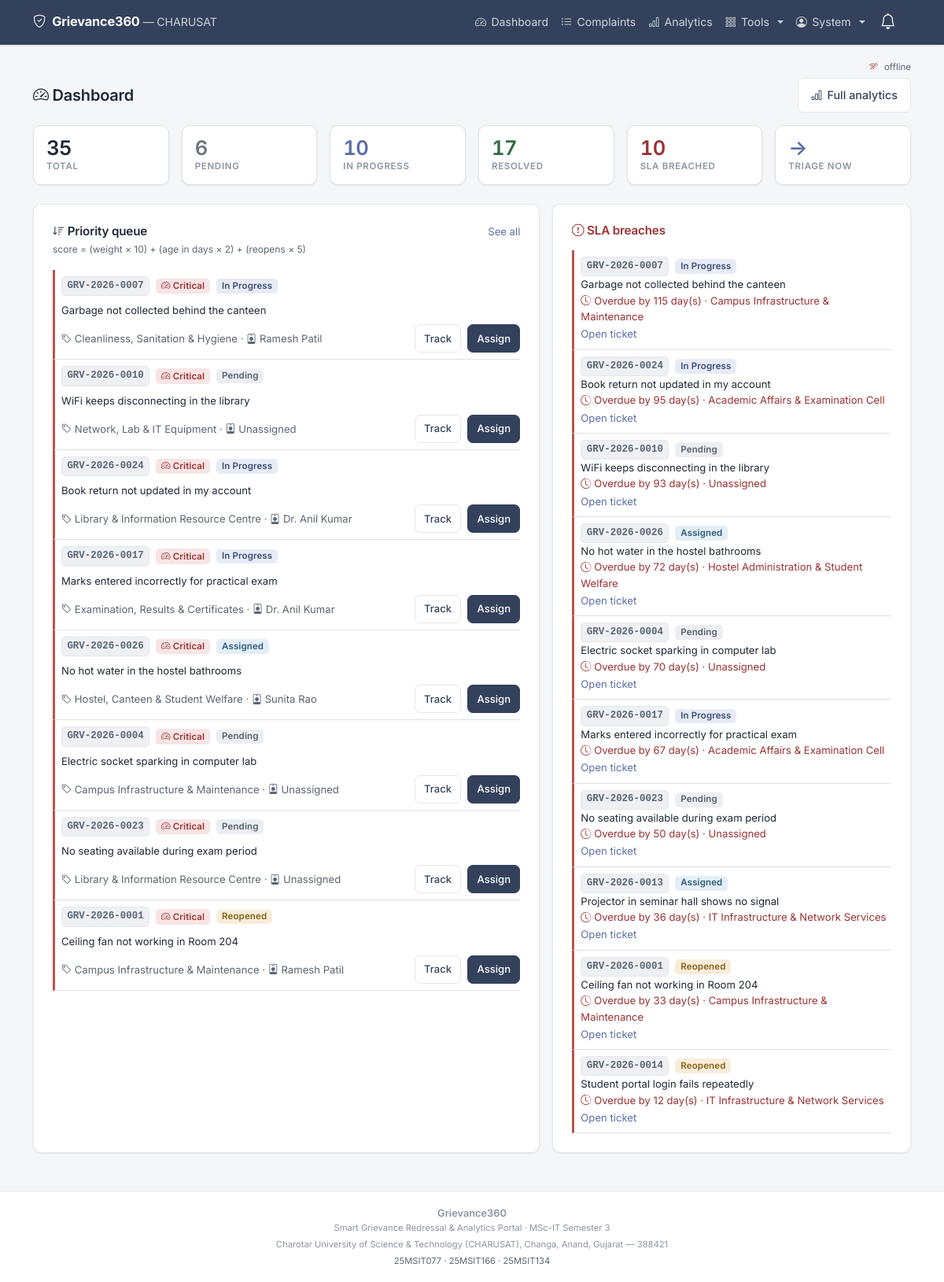
The page /admin (signed in) on the database its author committed.
### tables this page shows
CREATE TABLE users (
    id             INTEGER PRIMARY KEY AUTOINCREMENT,
    name           TEXT NOT NULL,
    email          TEXT NOT NULL UNIQUE,
    password_hash  TEXT NOT NULL,
    role           TEXT NOT NULL DEFAULT 'student'
                   CHECK (role IN ('student','staff','admin')),
    department_id  INTEGER,
    enrollment_no  TEXT,
    phone          TEXT,
    is_active      INTEGER NOT NULL DEFAULT 1,
    reset_token    TEXT,
    reset_expires  TEXT,
    created_at     TEXT NOT NULL, photo TEXT, program TEXT, student_department TEXT, semester TEXT,
    FOREIGN KEY (department_id) REFERENCES departments(id)
);

CREATE TABLE complaints (
    id             INTEGER PRIMARY KEY AUTOINCREMENT,
    ticket_code    TEXT NOT NULL UNIQUE,
    user_id        INTEGER NOT NULL,
    category_id    INTEGER NOT NULL,
    department_id  INTEGER,
    assigned_to    INTEGER,
    subject        TEXT NOT NULL,
    description    TEXT NOT NULL,
    attachment     TEXT,
    is_anonymous   INTEGER NOT NULL DEFAULT 0,
    status         TEXT NOT NULL DEFAULT 'Pending',
    priority_score INTEGER NOT NULL DEFAULT 0,
    reopen_count   INTEGER NOT NULL DEFAULT 0,
    created_at     TEXT NOT NULL,
    updated_at     TEXT NOT NULL,
    deadline       TEXT NOT NULL,
    resolved_at    TEXT,
    FOREIGN KEY (user_id)       REFERENCES users(id),
    FOREIGN KEY (category_id)   REFERENCES categories(id),
    FOREIGN KEY (department_id) REFERENCES departments(id),
    FOREIGN KEY (assigned_to)   REFERENCES users(id)
);

CREATE TABLE categories (
    id              INTEGER PRIMARY KEY AUTOINCREMENT,
    name            TEXT NOT NULL UNIQUE,
    department_id   INTEGER,
    sla_days        INTEGER NOT NULL DEFAULT 7,
    priority_weight INTEGER NOT NULL DEFAULT 1,
    created_at      TEXT NOT NULL,
    FOREIGN KEY (department_id) REFERENCES departments(id)
);

CREATE TABLE departments (
    id          INTEGER PRIMARY KEY AUTOINCREMENT,
    name        TEXT NOT NULL UNIQUE,
    email       TEXT,
    created_at  TEXT NOT NULL
);

### app.py (the view)
@app.route("/admin")
@login_required
@role_required("admin")
def admin_dashboard():
    totals = {
        "all": db.query_one("SELECT COUNT(*) AS n FROM complaints")["n"],
        "pending": db.query_one(
            "SELECT COUNT(*) AS n FROM complaints WHERE status = 'Pending'")["n"],
        "in_progress": db.query_one(
            "SELECT COUNT(*) AS n FROM complaints WHERE status IN "
            "('Assigned','In Progress','Reopened')")["n"],
        "resolved": db.query_one(
            "SELECT COUNT(*) AS n FROM complaints WHERE status IN "
            "('Resolved','Closed')")["n"],
    }
    open_rows = db.query_all(
        "SELECT c.*, cat.name AS category_name, cat.priority_weight, "
        "       d.name AS department_name, u.name AS student_name, "
        "       s.name AS assigned_name "
        "FROM complaints c "
        "JOIN categories cat      ON cat.id = c.category_id "
        "LEFT JOIN departments d  ON d.id   = c.department_id "
        "JOIN users u             ON u.id   = c.user_id "
        "LEFT JOIN users s        ON s.id   = c.assigned_to "
        "WHERE c.status NOT IN ('Resolved','Closed','Rejected')"
    )
    for item in open_rows:
        item["live_score"] = helpers.priority_score(
            item["priority_weight"], item["created_at"], item["reopen_count"])
    queue = sorted(open_rows, key=lambda item: item["live_score"], reverse=True)[:8]
    breached = [item for item in open_rows if helpers.is_breached(item)]
    breached.sort(key=lambda item: helpers.to_dt(item["deadline"]) or datetime.now())
    totals["breached"] = len(breached)
    return render_template("admin/dashboard.html", totals=totals,
                           queue=queue, breached=breached[:10],
                           breached_total=len(breached))

### templates/admin/dashboard.html (shortened to what this page needs)
{% extends "base.html" %}
{% from "partials/_macros.html" import stat_tile, empty_state, priority_badge,
   sla_line with context %}
{% block content %}
<div class="d-flex flex-wrap justify-content-between align-items-center gap-2 mb-3">
  <h4 class="mb-0"><i class="bi bi-speedometer2"></i> Dashboard</h4>
  <a href="{{ url_for('admin_analytics') }}" class="btn btn-outline-primary">
    <i class="bi bi-bar-chart"></i> Full analytics
  </a>
</div>
<div class="row g-2 g-md-3 mb-4" data-live-page="admin">
  <div class="col-6 col-md-4 col-lg-2">{{ stat_tile(totals.all, 'Total', live_key='all') }}</div>
  <div class="col-6 col-md-4 col-lg-2">{{ stat_tile(totals.pending, 'Pending', 'text-secondary', live_key='pending') }}</div>
  <div class="col-6 col-md-4 col-lg-2">{{ stat_tile(totals.in_progress, 'In progress', 'text-primary', live_key='in_progress') }}</div>
  <div class="col-6 col-md-4 col-lg-2">{{ stat_tile(totals.resolved, 'Resolved', 'text-success', live_key='resolved') }}</div>
  <div class="col-6 col-md-4 col-lg-2">{{ stat_tile(totals.breached, 'SLA breached', 'text-danger', live_key='breached') }}</div>
  <div class="col-6 col-md-4 col-lg-2">
    <a href="{{ url_for('admin_complaints', status='Pending') }}"
       class="text-decoration-none">
      {{ stat_tile('&rarr;'|safe, 'Triage now', 'text-primary') }}
    </a>
  </div>
</div>
<div class="row g-3">
  <div class="col-12 col-lg-7">
    <div class="ge-card p-3 p-md-4 h-100">
      <div class="d-flex justify-content-between align-items-baseline mb-1">
        <h6 class="mb-0"><i class="bi bi-sort-down"></i> Priority queue</h6>
        <a class="small" href="{{ url_for('admin_complaints') }}">See all</a>
      </div>
      <p class="text-muted mb-3" style="font-size:.75rem">
        score = (weight &times; 10) + (age in days &times; 2) + (reopens &times; 5)
      </p>
      {% if queue %}
        {% for item in queue %}
          <div class="d-flex flex-wrap align-items-center gap-2 py-2
                      border-bottom {{ 'ge-breached ps-2' if is_breached(item) }}">
            <span class="ge-ticket">{{ item.ticket_code }}</span>
            {{ priority_badge(item.live_score) }}
            <span class="badge bg-{{ status_color(item.status) }}">
              {{ item.status }}</span>
            <div class="w-100 small ge-wrap">{{ item.subject }}</div>
            <div class="small text-muted ge-wrap">
              <i class="bi bi-tag"></i> {{ item.category_name }}
              &middot; <i class="bi bi-person-badge"></i>
              {{ item.assigned_name or 'Unassigned' }}
            </div>
            <div class="ms-auto d-flex gap-2">
              <a class="btn btn-sm btn-outline-primary"
                 href="{{ url_for('track_complaint', ticket_code=item.ticket_code) }}">
                Track</a>
              <a class="btn btn-sm btn-primary"
                 href="{{ url_for('assign_complaint', complaint_id=item.id) }}">
                Assign</a>
            </div>
          </div>
        {% endfor %}
      {% else %}
        {{ empty_state('bi-check2-all', 'Queue is clear',
                       'Every complaint has been resolved or closed.') }}
      {% endif %}
    </div>
  </div>
  <div class="col-12 col-lg-5">
    <div class="ge-card p-3 p-md-4 h-100">
      <div class="d-flex justify-content-between align-items-baseline mb-3">
        <h6 class="mb-0 text-danger">
          <i class="bi bi-exclamation-octagon"></i> SLA breaches
        </h6>
      </div>
      {% if breached %}
        {% for item in breached %}
          <div class="ge-breached ps-2 py-2 border-bottom">
            <div class="d-flex flex-wrap align-items-center gap-2">
              <span class="ge-ticket">{{ item.ticket_code }}</span>
              <span class="badge bg-{{ status_color(item.status) }}">
                {{ item.status }}</span>
            </div>
            <div class="small ge-wrap">{{ item.subject }}</div>
            <div class="small text-danger">
              <i class="bi bi-clock-history"></i>
              Overdue by {{ -days_left(item) }} day(s)
              &middot; {{ item.department_name or 'Unassigned' }}
            </div>
            <a class="small"
               href="{{ url_for('track_complaint', ticket_code=item.ticket_code) }}">
              Open ticket</a>
          </div>
        {% endfor %}
      {% else %}
        {{ empty_state('bi-emoji-smile', 'No breaches',
                       'Every open complaint is still inside its SLA window.') }}
      {% endif %}
    </div>
  </div>
</div>
{% endblock %}

### templates/base.html (shortened to what this page needs)
<!DOCTYPE html>
<html lang="en">
<head>
  <link href="https://cdn.jsdelivr.net/npm/bootstrap@5.3.3/dist/css/bootstrap.min.css" rel="stylesheet">
  <link href="https://cdn.jsdelivr.net/npm/bootstrap-icons@1.11.3/font/bootstrap-icons.css" rel="stylesheet">
  <link href="{{ url_for('static', filename='css/style.css') }}" rel="stylesheet">
</head>
<body>
<nav class="navbar navbar-expand-md navbar-dark ge-navbar sticky-top">
  <div class="container">
    <a class="navbar-brand fw-bold d-flex align-items-center gap-2"
       href="{{ url_for('index') }}">
      <i class="bi bi-shield-check"></i>
      <span>
        Grievance360
        <span class="d-none d-md-inline fw-normal small opacity-75">
          &mdash; CHARUSAT
        </span>
      </span>
    </a>
    {% if current_user.is_authenticated %}
    <div class="dropdown order-md-last ms-auto me-2">
      <button class="btn btn-link nav-link position-relative ge-tap"
              type="button" data-bs-toggle="dropdown" aria-expanded="false"
              aria-label="Notifications">
        <i class="bi bi-bell fs-5 text-white"></i>
      </button>
    </div>
    {% endif %}
    <div class="collapse navbar-collapse" id="mainNav">
      <ul class="navbar-nav ms-auto mb-2 mb-md-0 align-items-md-center">
        {% if current_user.is_authenticated %}
          {% if current_user.role == 'student' %}
            <li class="nav-item">
              <a class="nav-link ge-tap" href="{{ url_for('student_dashboard') }}">
                <i class="bi bi-grid"></i> My Complaints</a>
            </li>
            <li class="nav-item">
              <a class="nav-link ge-tap" href="{{ url_for('raise_complaint') }}">
                <i class="bi bi-plus-circle"></i> Raise Complaint</a>
            </li>
            <li class="nav-item">
              <a class="nav-link ge-tap" href="{{ url_for('kb_list') }}">
                <i class="bi bi-book"></i> Help</a>
            </li>
            <li class="nav-item">
              <a class="nav-link ge-tap" href="{{ url_for('announcements') }}">
                <i class="bi bi-megaphone"></i> Notices</a>
            </li>
            <li class="nav-item">
              <a class="nav-link ge-tap" href="{{ url_for('profile') }}">
                <i class="bi bi-person-circle"></i> Profile</a>
            </li>
          {% elif current_user.role == 'admin' %}
            <li class="nav-item">
              <a class="nav-link ge-tap" href="{{ url_for('admin_dashboard') }}">
                <i class="bi bi-speedometer2"></i> Dashboard</a>
            </li>
            <li class="nav-item">
              <a class="nav-link ge-tap" href="{{ url_for('admin_complaints') }}">
                <i class="bi bi-list-ul"></i> Complaints</a>
            </li>
            <li class="nav-item">
              <a class="nav-link ge-tap" href="{{ url_for('admin_analytics') }}">
                <i class="bi bi-bar-chart"></i> Analytics</a>
            </li>
            <li class="nav-item dropdown">
              <a class="nav-link dropdown-toggle ge-tap" href="#" role="button"
                 data-bs-toggle="dropdown">
                <i class="bi bi-grid-3x3-gap"></i> Tools
              </a>
            </li>
          {% endif %}
          <li class="nav-item dropdown">
            <a class="nav-link dropdown-toggle ge-tap" href="#" role="button"
               data-bs-toggle="dropdown">
              <i class="bi bi-person-circle"></i>
              {{ current_user.name.split(' ')[0] }}
            </a>
          </li>
        {% endif %}
      </ul>
    </div>
  </div>
</nav>
<main class="container ge-main">
  {% if current_user.is_authenticated %}
  <div class="d-flex justify-content-end mb-1" style="min-height:18px">
    <span id="liveBar" class="d-inline-flex align-items-center gap-1"
          style="font-size:.72rem;color:var(--ge-muted,#64748b)">
    </span>
  </div>
  {% endif %}
  {% block content %}{% endblock %}
</main>
<footer class="ge-footer no-print">
  <div class="container text-center">
    <div class="fw-semibold">Grievance360</div>
    <div class="small">
      Smart Grievance Redressal &amp; Analytics Portal &middot; MSc-IT Semester 3
    </div>
    <div class="small mt-1">
      Charotar University of Science &amp; Technology (CHARUSAT),
      Changa, Anand, Gujarat &mdash; 388421
    </div>
    <div class="small mt-1 text-muted">
      25MSIT077 &middot; 25MSIT166 &middot; 25MSIT134
    </div>
  </div>
</footer>
</body>
</html>

### templates/partials/_macros.html (shortened to what this page needs)
{% macro priority_badge(score) -%}
  {% set label, colour = priority_label(score) %}
  <span class="badge bg-{{ colour }}" title="Priority score: {{ score }}">
    <i class="bi bi-speedometer2"></i> {{ label }}
  </span>
{%- endmacro %}
{% macro stat_tile(value, label, colour='', live_key='') %}
  <div class="ge-stat border h-100">
    <div class="ge-stat-value {{ colour }}"
         {% if live_key %}data-live-key="{{ live_key }}"{% endif %}>{{ value }}</div>
    <div class="ge-stat-label">{{ label }}</div>
  </div>
{% endmacro %}

### rows shown on the page
users: name "System"
complaints: ticket_code "GRV-2026-0007", label "Critical", status "In Progress", subject "Garbage not collected behind the canteen", category_name "Cleanliness, Sanitation & Hygiene", name "Ramesh Patil", days_left "115", name "Campus Infrastructure & Maintenance"
complaints: ticket_code "GRV-2026-0010", label "Critical", status "Pending", subject "WiFi keeps disconnecting in the library", category_name "Network, Lab & IT Equipment", assigned_name "Unassigned", days_left "93", department_name "Unassigned"
complaints: ticket_code "GRV-2026-0024", label "Critical", status "In Progress", subject "Book return not updated in my account", category_name "Library & Information Resource Centre", name "Dr. Anil Kumar", days_left "95", name "Academic Affairs & Examination Cell"
complaints: ticket_code "GRV-2026-0017", label "Critical", status "In Progress", subject "Marks entered incorrectly for practical exam", category_name "Examination, Results & Certificates", name "Dr. Anil Kumar", days_left "67", name "Academic Affairs & Examination Cell"
complaints: ticket_code "GRV-2026-0026", label "Critical", status "Assigned", subject "No hot water in the hostel bathrooms", category_name "Hostel, Canteen & Student Welfare", name "Sunita Rao", days_left "72", name "Hostel Administration & Student Welfare"
complaints: ticket_code "GRV-2026-0004", label "Critical", status "Pending", subject "Electric socket sparking in computer lab", category_name "Campus Infrastructure & Maintenance", assigned_name "Unassigned", days_left "70", department_name "Unassigned"
complaints: ticket_code "GRV-2026-0023", label "Critical", status "Pending", subject "No seating available during exam period", category_name "Library & Information Resource Centre", assigned_name "Unassigned", days_left "50", department_name "Unassigned"
complaints: ticket_code "GRV-2026-0001", label "Critical", status "Reopened", subject "Ceiling fan not working in Room 204", category_name "Campus Infrastructure & Maintenance", name "Ramesh Patil", days_left "33", name "Campus Infrastructure & Maintenance"
complaints: ticket_code "GRV-2026-0013", status "Assigned", subject "Projector in seminar hall shows no signal", days_left "36", name "IT Infrastructure & Network Services"
complaints: ticket_code "GRV-2026-0014", status "Reopened", subject "Student portal login fails repeatedly", days_left "12", name "IT Infrastructure & Network Services"

### other values the page prints
{{ value }} "35 6 10 17 10 →"
{{ label }} "TOTAL PENDING IN PROGRESS RESOLVED SLA BREACHED TRIAGE NOW"
